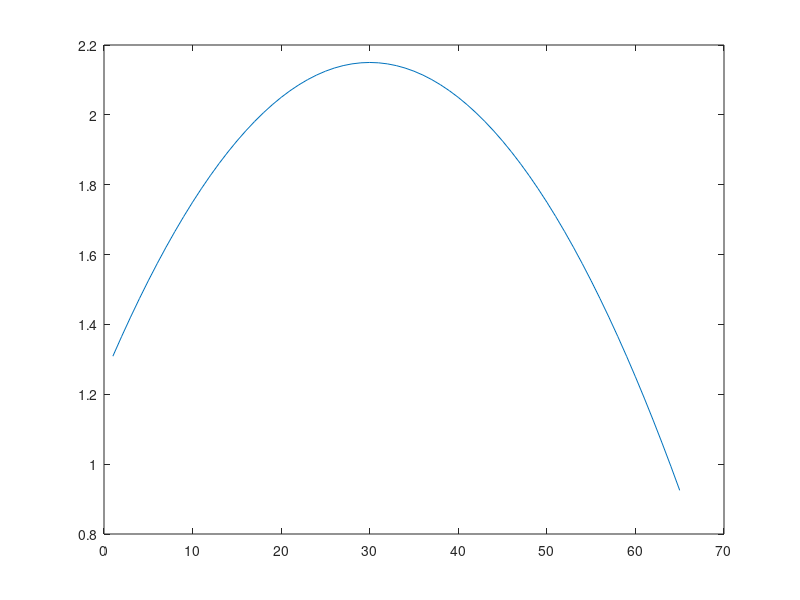

Here is the MATLAB script that generated this plot: (Note: this script raises an error after producing the figure.)
%% Deudas en el ciclo de vida - item (a)
clc; clear; close all;

%Parameters
T =65; 
beta = 0.96; 
sigma = 2; 
r = 0.04; 
liq = 100;
A = linspace(-15,25,1001)';

% Wage as function and vector
Z  = @(t) 1.25 + (6e-2)*t - (1e-3)*t.^2;
w = Z(1:T);
w_mean = mean(w)*ones(1,T);
plot(1:T, w)

% studing


%% 

%Value function iteration
tic
[Vt,At,Ct,Ap,Am,Cm] = value_matriz(T,beta,sigma,r,A,Z,liq);
toc


%Plot 
tx= {'Interpreter','Latex','FontSize', 15};

figure(6)
sgtitle('Partial Equilibrium - Matrix',tx{:},'FontSize', 20)
subplot(2,2,1)
plot(1:T,w,1:T,w_mean);
xlabel('T',tx{:})
title('Wage evolution',tx{:},'FontSize', 15)
legend('Wage', 'Mean',tx{:});

subplot(2,2,2)
plot(1:T,At(1:T), 1:T, Ct)
xlabel('T',tx{:})
title('Assets',tx{:},'FontSize', 15)

subplot(2,2,[3,4])
plot(1:T,Ct)
xlabel('T',tx{:})
title('Consumption',tx{:},'FontSize', 15)

%% Equilibrio parcial con loop

tic
[Vt,At,Ct,Ap,Am,Cm] = value_loop(T,beta,sigma,r,A,Z,liq);
toc

%Plot 
tx= {'Interpreter','Latex','FontSize', 15};

figure(2)
sgtitle('Partial Equilibrium - Loop',tx{:},'FontSize', 20)
subplot(2,2,1)
plot(1:T,w,1:T,w_mean);
xlabel('T',tx{:})
title('Wage evolution',tx{:},'FontSize', 15)
legend('Wage', 'Mean',tx{:});

subplot(2,2,2)
plot(1:T+1,At(1:end))
xlabel('T',tx{:})
title('Assets',tx{:},'FontSize', 15)

subplot(2,2,[3,4])
plot(1:T,Ct)
xlabel('T',tx{:})
title('Consumption',tx{:},'FontSize', 15)




%% Equilibrio general 

r = linspace(0.02,0.08,10);
Atp = NaN(length(r),T+1);   %Optimal asset path for each r
Aas = NaN(1,length(r));     %Aggregate asset supply 

tic
for i = 1: length(r)
[~,Atp(i,:)] = value_matriz(T,beta,sigma,r(i),A,Z,liq);

Aas(i) = (1/T)*sum(Atp(i,:));
end
toc

figure(3)
sgtitle('General Equilibrium',tx{:},'FontSize', 20)
subplot(1,2,1)
p = plot(1:T+1,Atp(:,1:end));
xlabel('T',tx{:})
title('Optimal asset path',tx{:})
lgd= legend([p(1),p(length(r))],'$r = 2\%$','$r = 8\%$',tx{:}); 
lgd.Location= 'SouthEast';
 
subplot(1,2,2)
plot(r,Aas)
xlabel('$r$',tx{:})
title('Aggregate asset supply ',tx{:})

